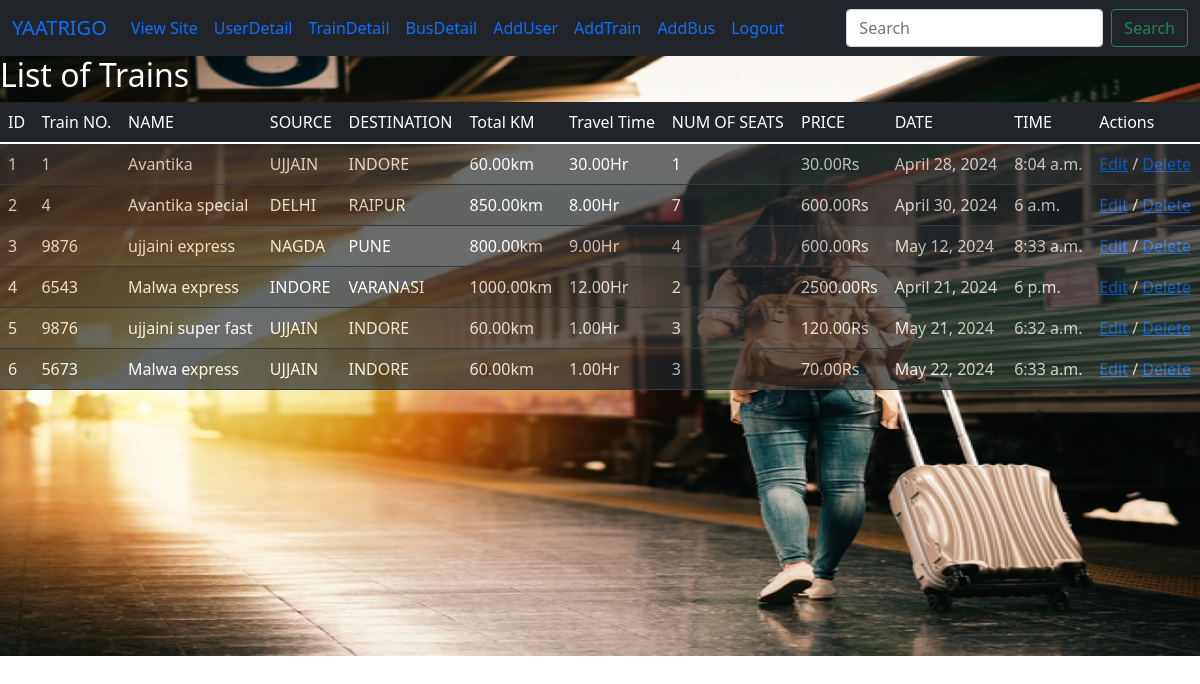
Page /showtrain on the committed database.
### myapp/models.py (models this page shows, shortened)
class Train(models.Model):
    train_no = models.IntegerField()
    train_name = models.CharField(max_length=50)
    source = models.CharField(max_length=30)
    dest = models.CharField(max_length=30)
    nos = models.DecimalField(decimal_places=0, max_digits=4)
    total_km = models.DecimalField(decimal_places=2, max_digits=6)
    travel_time = models.DecimalField(decimal_places=2, max_digits=10)
    price = models.DecimalField(decimal_places=2, max_digits=6)
    date = models.DateField()
    time = models.TimeField()

### myapp/views.py (the view)
# urls.py: path('showtrain', views.showtrain ),
def showtrain(request):
    train = Train.objects.all()
    return render(request,'myapp/showtrain.html',{ 'train':train})

### myapp/templates/myapp/showtrain.html (shortened to what this page needs)
{% extends 'myapp/adminbase.html' %}
{% block content%}
<div style="overflow-x:hidden;overflow-y:smooth;height:600px;width:100%;margin-top:0px;background-image:url('/static/station01.jpg')"><h2 style="color:white;">List of Trains</h2>
    <table class="table table-striped table-dark" >
    <thead  style="background-color: dark;color: white;">
        <td>ID</td>
        <td>Train NO.</td>
        <td>NAME</td>
        <td>SOURCE</td>
        <td>DESTINATION</td>
        <td>Total KM</td>
        <td> Travel Time</td>
        <td>NUM OF SEATS</td>
        <td>PRICE</td>
        <td>DATE</td>
        <td>TIME</td>
        <td>Actions</td>
    </thead>
    {% for row in train %}
    <tr  style="opacity:0.7;">
        <td>{{forloop.counter}}</td>
        <td>{{row.train_no }}</td>
        <td>{{row.train_name}}</td>
        <td>{{row.source}}</td>
        <td>{{row.dest}}</td>
        <td>{{row.total_km}}km</td>
        <td>{{row.travel_time}}Hr</td>
        <td>{{row.nos}}</td>
        <td>{{row.price}}Rs</td>
        <td>{{row.date}}</td>
        <td>{{row.time}}</td>
        <td>
            <a href = "edittrain/{{row.id}}">Edit</a> /
            <a href = "deletetrain/{{row.id}}">Delete</a>
        </td>
    </tr>
    {% endfor %}
</table>
{%endblock%}

### myapp/templates/myapp/adminbase.html (shortened to what this page needs)
<!doctype html>
<html lang="en">
  <head>
    <link href="https://cdn.jsdelivr.net/npm/bootstrap@5.1.3/dist/css/bootstrap.min.css" rel="stylesheet">
  </head>
  <body>
  <div class = "container-auto">
    <nav class="navbar navbar-expand-md navbar-default bg-dark">
        <div class="container-fluid">
          <a class="navbar-brand" href="#">YAATRIGO</a>
          <div class="collapse navbar-collapse" id="navbarTogglerDemo02">
            <ul class="navbar-nav me-auto mb-2 mb-lg-0">
              <li class="nav-item">
                <a class="nav-link active" aria-current="page" href="{% url 'home' %}">View Site</a>
              </li>
              <li class="nav-item">
                <a class="nav-link" href="/show">UserDetail</a>
              </li>
              <li class="nav-item">
                <a class="nav-link" href="/showtrain">TrainDetail</a>
              </li>
              <li class="nav-item">
                <a class="nav-link" href="/showbus">BusDetail</a>
              </li>
              <li class="nav-item">
                <a class="nav-link" href="/load_form">AddUser</a>
              </li>
              <li class="nav-item">
                <a class="nav-link" href="/load_form_train">AddTrain</a>
              </li>
              <li class="nav-item">
                <a class="nav-link" href="/load_form_bus">AddBus</a>
              </li>
              <li class="nav-item">
                <a class="nav-link" href="/signout">Logout</a>
              </li>
            </ul>
            <form class="d-flex">
              <input class="form-control me-2" type="search" placeholder="Search" aria-label="Search">
              <button class="btn btn-outline-success" type="submit">Search</button>
            </form>
          </div>
        </div>
      </nav>
    {% block content %}
    {% endblock %}
  </div>
    </body>
</html>

### rows in the picture
Train: train_no "1", train_name "Avantika", source "UJJAIN", dest "INDORE", total_km "60.00", travel_time "30.00", nos "1", price "30.00", date "April 28, 2024", time "8:04 a.m."
Train: train_no "4", train_name "Avantika special", source "DELHI", dest "RAIPUR", total_km "850.00", travel_time "8.00", nos "7", price "600.00", date "April 30, 2024", time "6 a.m."
Train: train_no "9876", train_name "ujjaini express", source "NAGDA", dest "PUNE", total_km "800.00", travel_time "9.00", nos "4", price "600.00", date "May 12, 2024", time "8:33 a.m."
Train: train_no "6543", train_name "Malwa express", source "INDORE", dest "VARANASI", total_km "1000.00", travel_time "12.00", nos "2", price "2500.00", date "April 21, 2024", time "6 p.m."
Train: train_no "9876", train_name "ujjaini super fast", source "UJJAIN", dest "INDORE", total_km "60.00", travel_time "1.00", nos "3", price "120.00", date "May 21, 2024", time "6:32 a.m."
Train: train_no "5673", train_name "Malwa express", source "UJJAIN", dest "INDORE", total_km "60.00", travel_time "1.00", nos "3", price "70.00", date "May 22, 2024", time "6:33 a.m."
